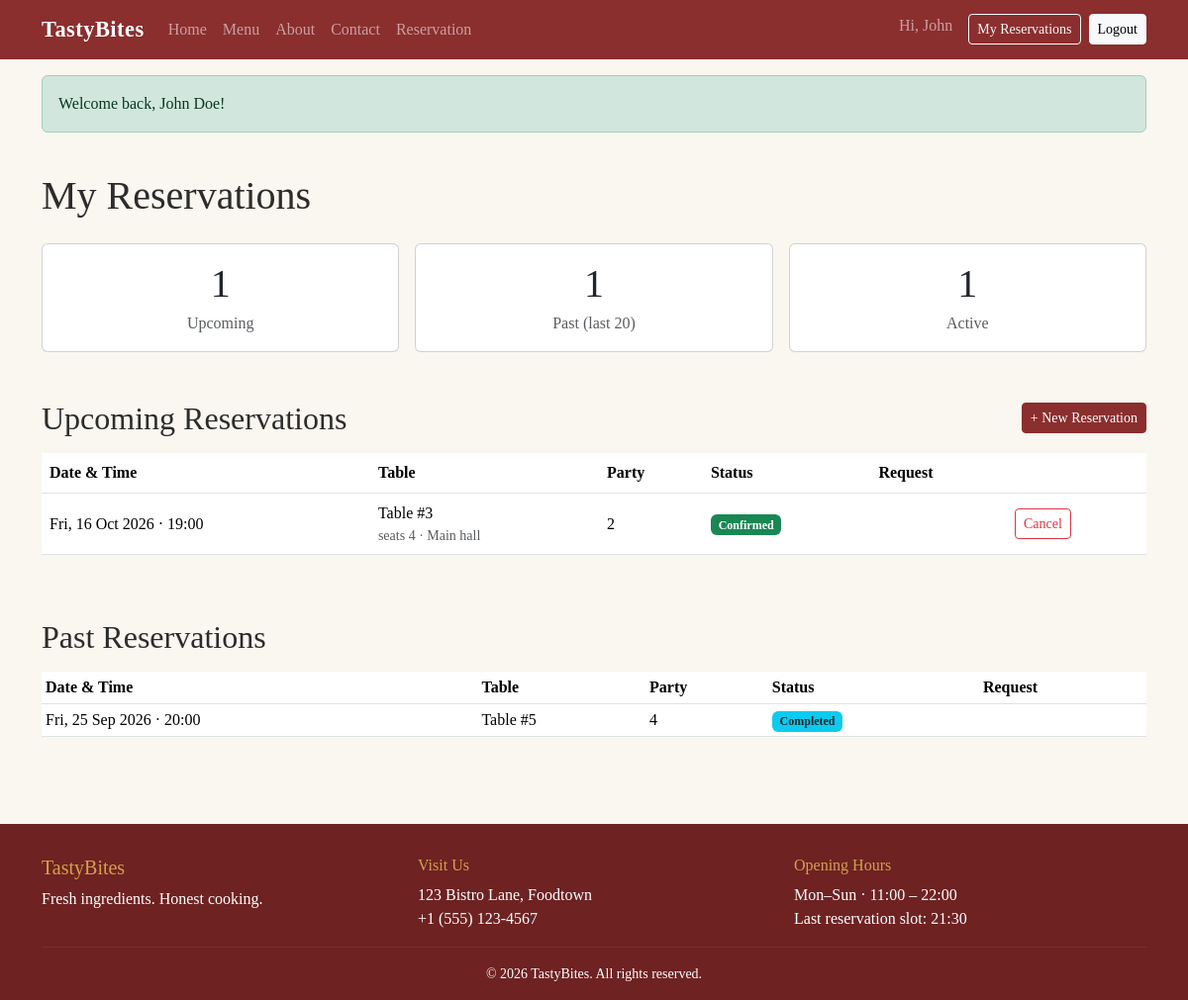
The page /user/dashboard.php (signed in) on the database its author committed.
### tables this page shows
CREATE TABLE reservations (
    id               INT UNSIGNED AUTO_INCREMENT PRIMARY KEY,
    user_id          INT UNSIGNED NOT NULL,
    table_id         INT UNSIGNED NOT NULL,
    reservation_date DATE NOT NULL,
    reservation_time TIME NOT NULL,
    party_size       INT NOT NULL,
    special_request  TEXT NULL,
    status           ENUM('pending','confirmed','cancelled','completed') DEFAULT 'pending',
    created_at       TIMESTAMP DEFAULT CURRENT_TIMESTAMP,
    INDEX idx_reservation_lookup (table_id, reservation_date, reservation_time),
    FOREIGN KEY (user_id)  REFERENCES users(id)  ON DELETE CASCADE,
    FOREIGN KEY (table_id) REFERENCES tables(id) ON DELETE RESTRICT
);

CREATE TABLE tables (
    id            INT UNSIGNED AUTO_INCREMENT PRIMARY KEY,
    table_number  INT NOT NULL UNIQUE,
    capacity      INT NOT NULL,
    location_note VARCHAR(80) NULL,
    is_active     TINYINT(1) DEFAULT 1
);

### includes/auth_helpers.php (called while the page is built, shortened)
<?php
require_once __DIR__ . '/helpers.php';
function isLoggedIn(): bool
{
    return isset($_SESSION['user_id']) && $_SESSION['user_id'] > 0;
}
function currentUserId(): ?int
{
    return isLoggedIn() ? (int)$_SESSION['user_id'] : null;
}

### includes/helpers.php (called while the page is built, shortened)
<?php
function e(?string $value): string
{
    return htmlspecialchars((string)($value ?? ''), ENT_QUOTES | ENT_SUBSTITUTE, 'UTF-8');
}
function formatReservationDateTime(string $date, string $time): string
{
    $dt = DateTime::createFromFormat('Y-m-d H:i:s', $date . ' ' . $time);
    return $dt->format('D, d M Y') . ' · ' . $dt->format('H:i');
}

### user/dashboard.php (the view, shortened to what this page needs)
<?php
require_once __DIR__ . '/../includes/db.php';
require_once __DIR__ . '/../includes/helpers.php';
require_once __DIR__ . '/../includes/auth_helpers.php';
function statusBadgeClass(string $status): string
{
    return match ($status) {
        'pending'   => 'bg-warning text-dark',
        'confirmed' => 'bg-success',
        'cancelled' => 'bg-secondary',
        'completed' => 'bg-info text-dark',
        default     => 'bg-light text-dark',
    };
}
$userId = currentUserId();
$today  = date('Y-m-d');
$stmt = $db->prepare(
    "SELECT r.id, r.reservation_date, r.reservation_time, r.party_size,
            r.special_request, r.status,
            t.table_number, t.capacity, t.location_note
     FROM reservations r
     JOIN tables t ON t.id = r.table_id
     WHERE r.user_id = ? AND r.reservation_date >= ?
     ORDER BY r.reservation_date ASC, r.reservation_time ASC"
);
$stmt->bind_param('is', $userId, $today);
$stmt->execute();
$upcoming = $stmt->get_result()->fetch_all(MYSQLI_ASSOC);
$stmt = $db->prepare(
    "SELECT r.id, r.reservation_date, r.reservation_time, r.party_size,
            r.special_request, r.status,
            t.table_number, t.capacity, t.location_note
     FROM reservations r
     JOIN tables t ON t.id = r.table_id
     WHERE r.user_id = ? AND r.reservation_date < ?
     ORDER BY r.reservation_date DESC, r.reservation_time DESC
     LIMIT 20"
);
$stmt->bind_param('is', $userId, $today);
$stmt->execute();
$past = $stmt->get_result()->fetch_all(MYSQLI_ASSOC);
$activeCount = 0;
foreach ($upcoming as $r) {
    if (in_array($r['status'], ['pending', 'confirmed'], true)) {
        $activeCount++;
    }
}
require_once __DIR__ . '/../includes/header.php';
?>
<h1 class="mb-4">My Reservations</h1>
<div class="row g-3 mb-5">
    <div class="col-md-4">
        <div class="card text-center"><div class="card-body">
            <h2 class="display-6 mb-1"><?= count($upcoming) ?></h2>
            <p class="text-muted mb-0">Upcoming</p>
        </div></div>
    </div>
    <div class="col-md-4">
        <div class="card text-center"><div class="card-body">
            <h2 class="display-6 mb-1"><?= count($past) ?></h2>
            <p class="text-muted mb-0">Past (last 20)</p>
        </div></div>
    </div>
    <div class="col-md-4">
        <div class="card text-center"><div class="card-body">
            <h2 class="display-6 mb-1"><?= $activeCount ?></h2>
            <p class="text-muted mb-0">Active</p>
        </div></div>
    </div>
</div>
<div class="d-flex justify-content-between align-items-center mb-3">
    <h2 class="mb-0">Upcoming Reservations</h2>
    <a href="<?= BASE_URL ?>/reservation.php" class="btn btn-primary btn-sm">
        + New Reservation
    </a>
</div>
<?php if (empty($upcoming)): ?>
    <p class="text-muted">
        You have no upcoming reservations.
        <a href="<?= BASE_URL ?>/reservation.php">Book a table</a>.
    </p>
<?php else: ?>
    <div class="table-responsive mb-5">
        <table class="table align-middle">
            <thead>
                <tr>
                    <th>Date &amp; Time</th>
                    <th>Table</th>
                    <th>Party</th>
                    <th>Status</th>
                    <th>Request</th>
                    <th></th>
                </tr>
            </thead>
            <tbody>
            <?php foreach ($upcoming as $r): ?>
                <tr>
                    <td><?= e(formatReservationDateTime($r['reservation_date'], $r['reservation_time'])) ?></td>
                    <td>
                        Table #<?= (int)$r['table_number'] ?>
                        <small class="text-muted d-block">
                            seats <?= (int)$r['capacity'] ?>
                            <?= !empty($r['location_note']) ? '· ' . e($r['location_note']) : '' ?>
                        </small>
                    </td>
                    <td><?= (int)$r['party_size'] ?></td>
                    <td>
                        <span class="badge <?= statusBadgeClass($r['status']) ?>">
                            <?= e(ucfirst($r['status'])) ?>
                        </span>
                    </td>
                    <td class="small text-muted"><?= e($r['special_request'] ?? '') ?></td>
                    <td>
                        <?php
                        $canCancel = in_array($r['status'], ['pending', 'confirmed'], true)
                                  && $r['reservation_date'] >= $today;
                        ?>
                        <?php if ($canCancel): ?>
                            <form method="post"
                                  action="<?= BASE_URL ?>/user/cancel_reservation.php"
                                  class="d-inline"
                                  onsubmit="return confirm('Cancel this reservation?');">
                                <button type="submit" class="btn btn-sm btn-outline-danger">Cancel</button>
                            </form>
                        <?php endif; ?>
                    </td>
                </tr>
            <?php endforeach; ?>
            </tbody>
        </table>
    </div>
<?php endif; ?>
<h2 class="mb-3">Past Reservations</h2>
<?php if (empty($past)): ?>
    <p class="text-muted">No past reservations yet.</p>
<?php else: ?>
    <div class="table-responsive">
        <table class="table table-sm align-middle">
            <thead>
                <tr>
                    <th>Date &amp; Time</th>
                    <th>Table</th>
                    <th>Party</th>
                    <th>Status</th>
                    <th>Request</th>
                </tr>
            </thead>
            <tbody>
            <?php foreach ($past as $r): ?>
                <tr>
                    <td><?= e(formatReservationDateTime($r['reservation_date'], $r['reservation_time'])) ?></td>
                    <td>Table #<?= (int)$r['table_number'] ?></td>
                    <td><?= (int)$r['party_size'] ?></td>
                    <td>
                        <span class="badge <?= statusBadgeClass($r['status']) ?>">
                            <?= e(ucfirst($r['status'])) ?>
                        </span>
                    </td>
                    <td class="small text-muted"><?= e($r['special_request'] ?? '') ?></td>
                </tr>
            <?php endforeach; ?>
            </tbody>
        </table>
    </div>
<?php endif; ?>
<?php require_once __DIR__ . '/../includes/footer.php'; ?>

### assets/css/style.css (style rules this page uses)
:root { --tb-primary: #8B2E2E; --tb-primary-dark: #6E2222; --tb-accent: #D4A24C; --tb-bg-soft: #FAF6F0; --tb-text-dark: #2C2C2C; --tb-text-muted: #6c757d; --bs-primary: var(--tb-primary); --bs-primary-rgb: 139, 46, 46; }
body { background: var(--tb-bg-soft); color: var(--tb-text-dark); font-family: Georgia, 'Times New Roman', serif; }
h1, h2, h3, h4, h5, h6 { font-family: Georgia, 'Times New Roman', serif; }
.btn-primary { background-color: var(--tb-primary); border-color: var(--tb-primary); }

### rows shown on the page
reservations: reservation_date+reservation_time "Fri, 16 Oct 2026 · 19:00", table.table_number "3", table.capacity "4", table.location_note "Main hall", party_size "2", status "Confirmed"
reservations: reservation_date+reservation_time "Fri, 25 Sep 2026 · 20:00", table.table_number "5", party_size "4", status "Completed"

### other values the page prints
APP_NAME "TastyBites"
$firstName "John"
$flash['message'] "Welcome back, John Doe!"
count($upcoming) "1"
count($past) "1"
$activeCount "1"
